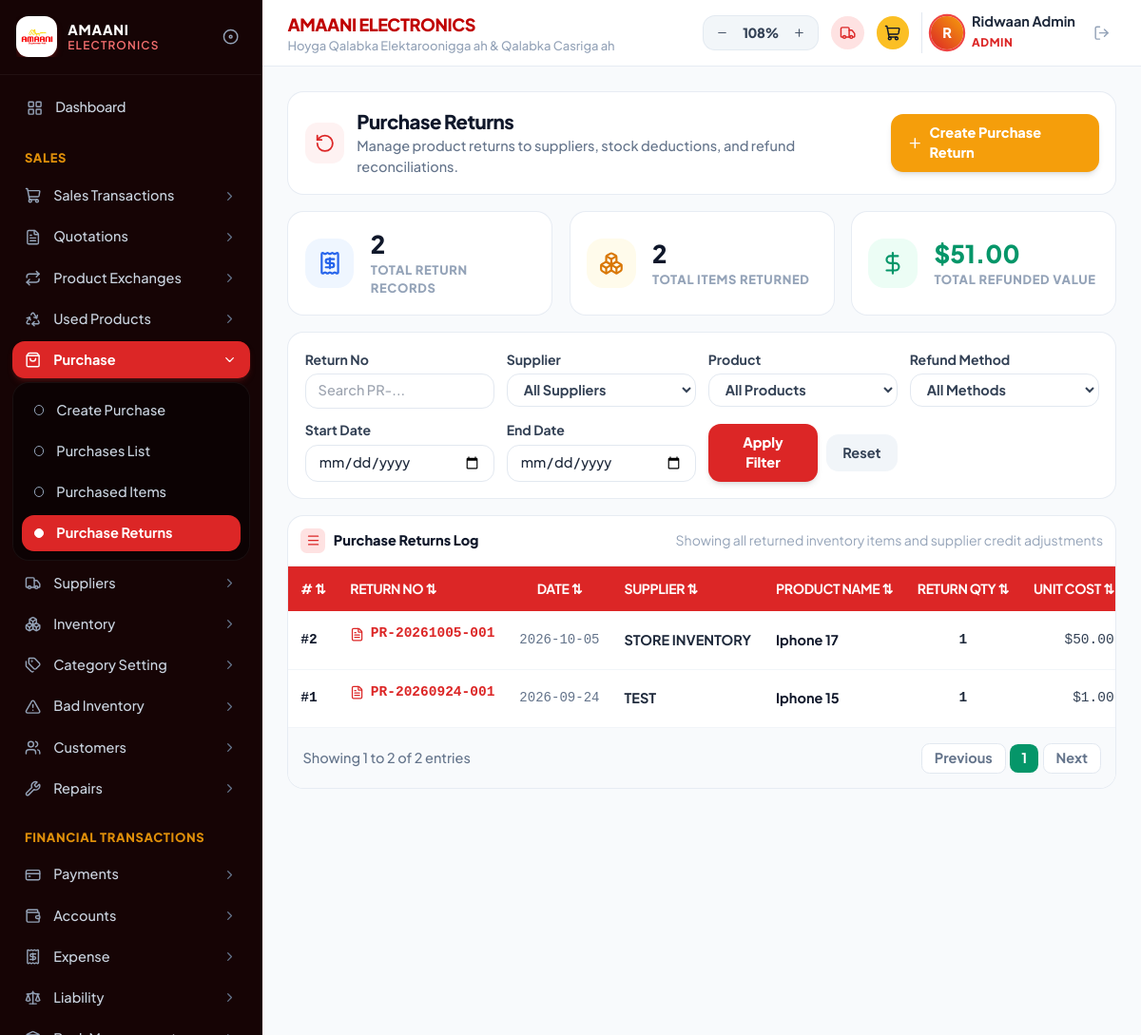
Screenshot of /purchase_returns.php (signed in) with the database file from the repository.
### tables this page shows
CREATE TABLE `purchase_returns` (
  `id` int(11) NOT NULL AUTO_INCREMENT,
  `return_no` varchar(50) DEFAULT NULL,
  `purchase_id` int(11) DEFAULT NULL,
  `return_date` date DEFAULT NULL,
  `supplier` varchar(150) DEFAULT NULL,
  `product_name` varchar(255) DEFAULT NULL,
  `return_qty` int(11) DEFAULT 1,
  `unit_cost` decimal(10,2) DEFAULT 0.00,
  `total_amount` decimal(10,2) DEFAULT 0.00,
  `refund_method` varchar(100) DEFAULT 'Deduct Balance',
  `reason` text DEFAULT NULL,
  `recorded_by` varchar(100) DEFAULT 'A/rahman Ismail Ali',
  `created_at` timestamp NULL DEFAULT current_timestamp(),
  PRIMARY KEY (`id`),
  UNIQUE KEY `return_no` (`return_no`)
);

### purchase_returns.php (the view, shortened to what this page needs)
<?php
require_once __DIR__ . '/includes/header.php';
require_once __DIR__ . '/includes/sidebar.php';
$returnNoQ = trim($_GET['return_no'] ?? '');
$startDate = trim($_GET['start_date'] ?? '');
$endDate = trim($_GET['end_date'] ?? '');
$limit = intval($_GET['limit'] ?? 10);
$where = "WHERE 1=1";
$sql = "SELECT * FROM purchase_returns $where ORDER BY id DESC LIMIT $limit";
$returns = $pdo->query($sql)->fetchAll();
$totalRecords = $pdo->query("SELECT COUNT(*) FROM purchase_returns $where")->fetchColumn();
$totalItemsReturned = $pdo->query("SELECT COALESCE(SUM(return_qty), 0) FROM purchase_returns")->fetchColumn();
$totalRefundedValue = $pdo->query("SELECT COALESCE(SUM(total_amount), 0) FROM purchase_returns")->fetchColumn();
?>
<main class="space-y-4 animate-fade-in">
    <div class="flex flex-col sm:flex-row sm:items-center justify-between gap-3 bg-white p-4 rounded-2xl border border-slate-200/80 shadow-xs">
        <div class="flex items-center gap-3">
            <div class="w-10 h-10 rounded-xl bg-red-50 text-red-600 flex items-center justify-center font-bold">
                <i data-lucide="rotate-ccw" class="w-5 h-5"></i>
            </div>
            <div>
                <h1 class="text-lg font-black text-slate-900 tracking-tight">Purchase Returns</h1>
                <p class="text-xs text-slate-500 font-medium">Manage product returns to suppliers, stock deductions, and refund reconciliations.</p>
            </div>
        </div>
        <a href="create_purchase_return.php" class="inline-flex items-center gap-1.5 px-4 py-2 rounded-xl bg-amber-500 hover:bg-amber-600 text-white font-black text-xs shadow-md transition-all active:scale-95 cursor-pointer">
            <i data-lucide="plus" class="w-4 h-4"></i>
            <span>Create Purchase Return</span>
        </a>
    </div>
    <div class="grid grid-cols-1 sm:grid-cols-3 gap-4">
        <div class="bg-white rounded-2xl border border-slate-200/80 p-4 shadow-xs flex items-center gap-4">
            <div class="w-12 h-12 rounded-2xl bg-blue-50 text-blue-600 flex items-center justify-center shrink-0">
                <i data-lucide="receipt" class="w-6 h-6"></i>
            </div>
            <div>
                <span class="text-2xl font-black text-slate-900 block"><?= $totalRecords ?></span>
                <span class="text-[10px] font-extrabold uppercase tracking-wider text-slate-400 block">TOTAL RETURN RECORDS</span>
            </div>
        </div>
        <div class="bg-white rounded-2xl border border-slate-200/80 p-4 shadow-xs flex items-center gap-4">
            <div class="w-12 h-12 rounded-2xl bg-amber-50 text-amber-600 flex items-center justify-center shrink-0">
                <i data-lucide="boxes" class="w-6 h-6"></i>
            </div>
            <div>
                <span class="text-2xl font-black text-slate-900 block"><?= $totalItemsReturned ?></span>
                <span class="text-[10px] font-extrabold uppercase tracking-wider text-slate-400 block">TOTAL ITEMS RETURNED</span>
            </div>
        </div>
        <div class="bg-white rounded-2xl border border-slate-200/80 p-4 shadow-xs flex items-center gap-4">
            <div class="w-12 h-12 rounded-2xl bg-emerald-50 text-emerald-600 flex items-center justify-center shrink-0">
                <i data-lucide="dollar-sign" class="w-6 h-6"></i>
            </div>
            <div>
                <span class="text-2xl font-black text-emerald-600 block">$<?= number_format($totalRefundedValue, 2) ?></span>
                <span class="text-[10px] font-extrabold uppercase tracking-wider text-slate-400 block">TOTAL REFUNDED VALUE</span>
            </div>
        </div>
    </div>
    <div class="bg-white rounded-2xl border border-slate-200/80 p-4 shadow-xs">
        <form method="GET" class="space-y-3">
            <div class="grid grid-cols-1 sm:grid-cols-2 lg:grid-cols-4 gap-3">
                <div>
                    <label class="block text-[11px] font-bold text-slate-700 mb-1">Return No</label>
                    <input type="text" name="return_no" value="<?= htmlspecialchars($returnNoQ) ?>" placeholder="Search PR-..." class="w-full px-3 py-1.5 rounded-xl border border-slate-200 text-xs font-medium outline-none focus:border-red-600">
                </div>
                <div>
                    <label class="block text-[11px] font-bold text-slate-700 mb-1">Supplier</label>
                    <select name="supplier" class="w-full px-3 py-1.5 rounded-xl border border-slate-200 text-xs font-bold text-slate-700 outline-none bg-white">
                        <option value="All">All Suppliers</option>
                    </select>
                </div>
                <div>
                    <label class="block text-[11px] font-bold text-slate-700 mb-1">Product</label>
                    <select name="product" class="w-full px-3 py-1.5 rounded-xl border border-slate-200 text-xs font-bold text-slate-700 outline-none bg-white">
                        <option value="All">All Products</option>
                    </select>
                </div>
                <div>
                    <label class="block text-[11px] font-bold text-slate-700 mb-1">Refund Method</label>
                    <select name="method" class="w-full px-3 py-1.5 rounded-xl border border-slate-200 text-xs font-bold text-slate-700 outline-none bg-white">
                        <option value="All">All Methods</option>
                    </select>
                </div>
            </div>
            <div class="grid grid-cols-1 sm:grid-cols-2 lg:grid-cols-4 gap-3 items-end">
                <div>
                    <label class="block text-[11px] font-bold text-slate-700 mb-1">Start Date</label>
                    <input type="date" name="start_date" value="<?= htmlspecialchars($startDate) ?>" class="w-full px-3 py-1.5 rounded-xl border border-slate-200 text-xs font-medium outline-none">
                </div>
                <div>
                    <label class="block text-[11px] font-bold text-slate-700 mb-1">End Date</label>
                    <input type="date" name="end_date" value="<?= htmlspecialchars($endDate) ?>" class="w-full px-3 py-1.5 rounded-xl border border-slate-200 text-xs font-medium outline-none">
                </div>
                <div class="flex items-center gap-2">
                    <button type="submit" class="flex-1 px-4 py-2 rounded-xl bg-red-600 hover:bg-red-700 text-white font-black text-xs shadow-md transition-colors cursor-pointer">
                        Apply Filter
                    </button>
                    <a href="purchase_returns.php" class="px-4 py-2 rounded-xl bg-slate-100 hover:bg-slate-200 text-slate-700 font-bold text-xs transition-colors">
                        Reset
                    </a>
                </div>
            </div>
        </form>
    </div>
    <div class="bg-white rounded-2xl border border-slate-200/80 shadow-xs overflow-hidden">
        <div class="p-3 border-b border-slate-100 flex items-center justify-between text-xs">
            <div class="flex items-center gap-2">
                <div class="w-6 h-6 rounded-md bg-red-100 text-red-600 flex items-center justify-center font-bold">
                    <i data-lucide="menu" class="w-3.5 h-3.5"></i>
                </div>
                <h3 class="font-black text-slate-900">Purchase Returns Log</h3>
            </div>
            <span class="text-[11px] text-slate-400">Showing all returned inventory items and supplier credit adjustments</span>
        </div>
        <div class="overflow-x-auto">
            <table class="w-full text-left text-xs whitespace-nowrap">
                <thead class="bg-red-600 text-white font-black text-[11px] tracking-tight uppercase">
                    <tr>
                        <th class="py-3 px-3"># ⇅</th>
                        <th class="py-3 px-3">RETURN NO ⇅</th>
                        <th class="py-3 px-3 text-center">DATE ⇅</th>
                        <th class="py-3 px-3">SUPPLIER ⇅</th>
                        <th class="py-3 px-3">PRODUCT NAME ⇅</th>
                        <th class="py-3 px-3 text-center">RETURN QTY ⇅</th>
                        <th class="py-3 px-3 text-right">UNIT COST ⇅</th>
                    </tr>
                </thead>
                <tbody class="divide-y divide-slate-100">
                    <?php if (empty($returns)): ?>
                    <tr>
                        <td colspan="12" class="py-12 text-center text-slate-400 font-medium">
                            No purchase return records found.
                        </td>
                    </tr>
                    <?php else: ?>
                    <?php foreach ($returns as $r): ?>
                    <tr class="hover:bg-slate-50 transition-colors">
                        <td class="py-3 px-3 font-mono font-black text-slate-900">#<?= $r['id'] ?></td>
                        <td class="py-3 px-3 font-mono font-black text-red-600 flex items-center gap-1.5">
                            <i data-lucide="file-text" class="w-3.5 h-3.5"></i>
                            <span><?= htmlspecialchars($r['return_no']) ?></span>
                        </td>
                        <td class="py-3 px-3 text-center font-mono text-slate-500 text-[11px]"><?= htmlspecialchars($r['return_date']) ?></td>
                        <td class="py-3 px-3 font-bold text-slate-800 uppercase"><?= htmlspecialchars($r['supplier']) ?></td>
                        <td class="py-3 px-3 font-bold text-slate-900"><?= htmlspecialchars($r['product_name']) ?></td>
                        <td class="py-3 px-3 text-center font-mono font-bold text-slate-800"><?= $r['return_qty'] ?></td>
                        <td class="py-3 px-3 text-right font-mono text-slate-700">$<?= number_format($r['unit_cost'], 2) ?></td>
                    </tr>
                    <?php endforeach; ?>
                    <?php endif; ?>
                </tbody>
            </table>
        </div>
        <div class="p-3.5 bg-slate-50 border-t border-slate-100 flex items-center justify-between text-xs text-slate-500 font-medium">
            <span>Showing 1 to <?= count($returns) ?> of <?= $totalRecords ?> entries</span>
            <div class="flex items-center gap-1">
                <button type="button" class="px-3 py-1 rounded-lg border border-slate-200 bg-white hover:bg-slate-50 font-bold text-slate-500" disabled>Previous</button>
                <span class="w-7 h-7 rounded-lg bg-emerald-600 text-white flex items-center justify-center font-bold">1</span>
                <button type="button" class="px-3 py-1 rounded-lg border border-slate-200 bg-white hover:bg-slate-50 font-bold text-slate-500" disabled>Next</button>
            </div>
        </div>
    </div>
</main>
<?php require_once __DIR__ . '/includes/footer.php'; ?>

### includes/header.php (style rules this page uses)
html { font-size: 16px; zoom: 1.08; }
body { font-family: 'Plus Jakarta Sans', sans-serif; font-size: 0.95rem; -webkit-font-smoothing: antialiased; }
.font-mono { font-family: 'JetBrains Mono', monospace; }
.text-\[10px\] { font-size: 12px !important; }
.text-\[11px\] { font-size: 13px !important; }

### rows the page displays
purchase_returns: id "2", return_no "PR-20261005-001", return_date "2026-10-05", supplier "STORE INVENTORY", product_name "Iphone 17", return_qty "1", unit_cost "50.00"
purchase_returns: id "1", return_no "PR-20260924-001", return_date "2026-09-24", supplier "TEST", product_name "Iphone 15", return_qty "1", unit_cost "1.00"

### other values shown
$userInitial "R"
$userName "Ridwaan Admin"
$userRole "ADMIN"
$totalRecords "2"
$totalItemsReturned "2"
$totalRefundedValue "51.00"
count($returns) "2"
